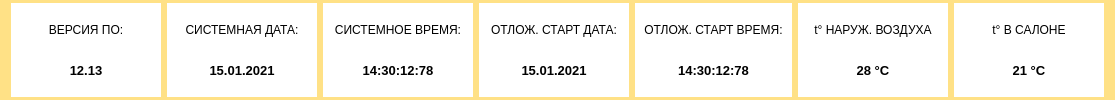
    <widget class="QWidget" name="widget_2" native="true">
     <property name="sizePolicy">
      <sizepolicy hsizetype="Preferred" vsizetype="Preferred">
       <horstretch>0</horstretch>
       <verstretch>0</verstretch>
      </sizepolicy>
     </property>
     <property name="minimumSize">
      <size>
       <width>0</width>
       <height>60</height>
      </size>
     </property>
     <property name="styleSheet">
      <string notr="true">background-color: rgb(255, 225, 134);</string>
     </property>
     <layout class="QHBoxLayout" name="horizontalLayout_3">
      <property name="topMargin">
       <number>3</number>
      </property>
      <property name="bottomMargin">
       <number>3</number>
      </property>
      <item>
       <widget class="QWidget" name="widget_4" native="true">
        <property name="sizePolicy">
         <sizepolicy hsizetype="Minimum" vsizetype="Preferred">
          <horstretch>0</horstretch>
          <verstretch>0</verstretch>
         </sizepolicy>
        </property>
        <property name="minimumSize">
         <size>
          <width>150</width>
          <height>0</height>
         </size>
        </property>
        <property name="styleSheet">
         <string notr="true">background-color: rgb(255, 255, 255);</string>
        </property>
        <layout class="QVBoxLayout" name="verticalLayout_2">
         <property name="topMargin">
          <number>9</number>
         </property>
         <property name="bottomMargin">
          <number>9</number>
         </property>
         <item>
          <widget class="QLabel" name="label_6">
           <property name="text">
            <string>ВЕРСИЯ ПО:</string>
           </property>
           <property name="alignment">
            <set>Qt::AlignCenter</set>
           </property>
          </widget>
         </item>
         <item>
          <widget class="QLabel" name="label_7">
           <property name="font">
            <font>
             <pointsize>10</pointsize>
             <weight>75</weight>
             <bold>true</bold>
            </font>
           </property>
           <property name="text">
            <string>12.13</string>
           </property>
           <property name="alignment">
            <set>Qt::AlignCenter</set>
           </property>
          </widget>
         </item>
        </layout>
       </widget>
      </item>
      <item>
       <widget class="QWidget" name="widget_13" native="true">
        <property name="sizePolicy">
         <sizepolicy hsizetype="Minimum" vsizetype="Preferred">
          <horstretch>0</horstretch>
          <verstretch>0</verstretch>
         </sizepolicy>
        </property>
        <property name="minimumSize">
         <size>
          <width>150</width>
          <height>0</height>
         </size>
        </property>
        <property name="styleSheet">
         <string notr="true">background-color: rgb(255, 255, 255);</string>
        </property>
        <layout class="QVBoxLayout" name="verticalLayout_13">
         <property name="topMargin">
          <number>9</number>
         </property>
         <property name="bottomMargin">
          <number>9</number>
         </property>
         <item>
          <widget class="QLabel" name="label_17">
           <property name="text">
            <string>СИСТЕМНАЯ ДАТА:</string>
           </property>
           <property name="alignment">
            <set>Qt::AlignCenter</set>
           </property>
          </widget>
         </item>
         <item>
          <widget class="QLabel" name="label_36">
           <property name="font">
            <font>
             <pointsize>10</pointsize>
             <weight>75</weight>
             <bold>true</bold>
            </font>
           </property>
           <property name="text">
            <string>15.01.2021</string>
           </property>
           <property name="alignment">
            <set>Qt::AlignCenter</set>
           </property>
          </widget>
         </item>
        </layout>
       </widget>
      </item>
      <item>
       <widget class="QWidget" name="widget_5" native="true">
        <property name="sizePolicy">
         <sizepolicy hsizetype="Minimum" vsizetype="Preferred">
          <horstretch>0</horstretch>
          <verstretch>0</verstretch>
         </sizepolicy>
        </property>
        <property name="minimumSize">
         <size>
          <width>150</width>
          <height>0</height>
         </size>
        </property>
        <property name="styleSheet">
         <string notr="true">background-color: rgb(255, 255, 255);</string>
        </property>
        <layout class="QVBoxLayout" name="verticalLayout_3">
         <property name="topMargin">
          <number>9</number>
         </property>
         <property name="bottomMargin">
          <number>9</number>
         </property>
         <item>
          <widget class="QLabel" name="label_8">
           <property name="text">
            <string>СИСТЕМНОЕ ВРЕМЯ:</string>
           </property>
           <property name="alignment">
            <set>Qt::AlignCenter</set>
           </property>
          </widget>
         </item>
         <item>
          <widget class="QLabel" name="label_9">
           <property name="font">
            <font>
             <pointsize>10</pointsize>
             <weight>75</weight>
             <bold>true</bold>
            </font>
           </property>
           <property name="text">
            <string>14:30:12:78</string>
           </property>
           <property name="alignment">
            <set>Qt::AlignCenter</set>
           </property>
          </widget>
         </item>
        </layout>
       </widget>
      </item>
      <item>
       <widget class="QWidget" name="widget_14" native="true">
        <property name="sizePolicy">
         <sizepolicy hsizetype="Minimum" vsizetype="Preferred">
          <horstretch>0</horstretch>
          <verstretch>0</verstretch>
         </sizepolicy>
        </property>
        <property name="minimumSize">
         <size>
          <width>150</width>
          <height>0</height>
         </size>
        </property>
        <property name="styleSheet">
         <string notr="true">background-color: rgb(255, 255, 255);</string>
        </property>
        <layout class="QVBoxLayout" name="verticalLayout_14">
         <property name="bottomMargin">
          <number>9</number>
         </property>
         <item>
          <widget class="QLabel" name="label_42">
           <property name="text">
            <string>ОТЛОЖ. СТАРТ ДАТА:</string>
           </property>
           <property name="alignment">
            <set>Qt::AlignCenter</set>
           </property>
          </widget>
         </item>
         <item>
          <widget class="QLabel" name="label_44">
           <property name="font">
            <font>
             <pointsize>10</pointsize>
             <weight>75</weight>
             <bold>true</bold>
            </font>
           </property>
           <property name="text">
            <string>15.01.2021</string>
           </property>
           <property name="alignment">
            <set>Qt::AlignCenter</set>
           </property>
          </widget>
         </item>
        </layout>
       </widget>
      </item>
      <item>
       <widget class="QWidget" name="widget_17" native="true">
        <property name="sizePolicy">
         <sizepolicy hsizetype="Minimum" vsizetype="Preferred">
          <horstretch>0</horstretch>
          <verstretch>0</verstretch>
         </sizepolicy>
        </property>
        <property name="minimumSize">
         <size>
          <width>150</width>
          <height>0</height>
         </size>
        </property>
        <property name="styleSheet">
         <string notr="true">background-color: rgb(255, 255, 255);</string>
        </property>
        <layout class="QVBoxLayout" name="verticalLayout_15">
         <property name="bottomMargin">
          <number>9</number>
         </property>
         <item>
          <widget class="QLabel" name="label_64">
           <property name="text">
            <string>ОТЛОЖ. СТАРТ ВРЕМЯ:</string>
           </property>
           <property name="alignment">
            <set>Qt::AlignCenter</set>
           </property>
          </widget>
         </item>
         <item>
          <widget class="QLabel" name="label_65">
           <property name="font">
            <font>
             <pointsize>10</pointsize>
             <weight>75</weight>
             <bold>true</bold>
            </font>
           </property>
           <property name="text">
            <string>14:30:12:78</string>
           </property>
           <property name="alignment">
            <set>Qt::AlignCenter</set>
           </property>
          </widget>
         </item>
        </layout>
       </widget>
      </item>
      <item>
       <widget class="QWidget" name="widget_7" native="true">
        <property name="sizePolicy">
         <sizepolicy hsizetype="Minimum" vsizetype="Preferred">
          <horstretch>0</horstretch>
          <verstretch>0</verstretch>
         </sizepolicy>
        </property>
        <property name="minimumSize">
         <size>
          <width>150</width>
          <height>0</height>
         </size>
        </property>
        <property name="styleSheet">
         <string notr="true">background-color: rgb(255, 255, 255);</string>
        </property>
        <layout class="QVBoxLayout" name="verticalLayout_5">
         <item>
          <widget class="QLabel" name="label_12">
           <property name="text">
            <string>t° НАРУЖ. ВОЗДУХА</string>
           </property>
           <property name="alignment">
            <set>Qt::AlignCenter</set>
           </property>
          </widget>
         </item>
         <item>
          <widget class="QLabel" name="label_13">
           <property name="font">
            <font>
             <pointsize>10</pointsize>
             <weight>75</weight>
             <bold>true</bold>
            </font>
           </property>
           <property name="text">
            <string>28 °C</string>
           </property>
           <property name="alignment">
            <set>Qt::AlignCenter</set>
           </property>
          </widget>
         </item>
        </layout>
       </widget>
      </item>
      <item>
       <widget class="QWidget" name="widget_8" native="true">
        <property name="sizePolicy">
         <sizepolicy hsizetype="Minimum" vsizetype="Preferred">
          <horstretch>0</horstretch>
          <verstretch>0</verstretch>
         </sizepolicy>
        </property>
        <property name="minimumSize">
         <size>
          <width>150</width>
          <height>0</height>
         </size>
        </property>
        <property name="styleSheet">
         <string notr="true">background-color: rgb(255, 255, 255);</string>
        </property>
        <layout class="QVBoxLayout" name="verticalLayout_6">
         <item>
          <widget class="QLabel" name="label_14">
           <property name="text">
            <string>t° В САЛОНЕ</string>
           </property>
           <property name="alignment">
            <set>Qt::AlignCenter</set>
           </property>
          </widget>
         </item>
         <item>
          <widget class="QLabel" name="label_15">
           <property name="font">
            <font>
             <pointsize>10</pointsize>
             <weight>75</weight>
             <bold>true</bold>
            </font>
           </property>
           <property name="text">
            <string>21 °C</string>
           </property>
           <property name="alignment">
            <set>Qt::AlignCenter</set>
           </property>
          </widget>
         </item>
        </layout>
       </widget>
      </item>
     </layout>
    </widget>
